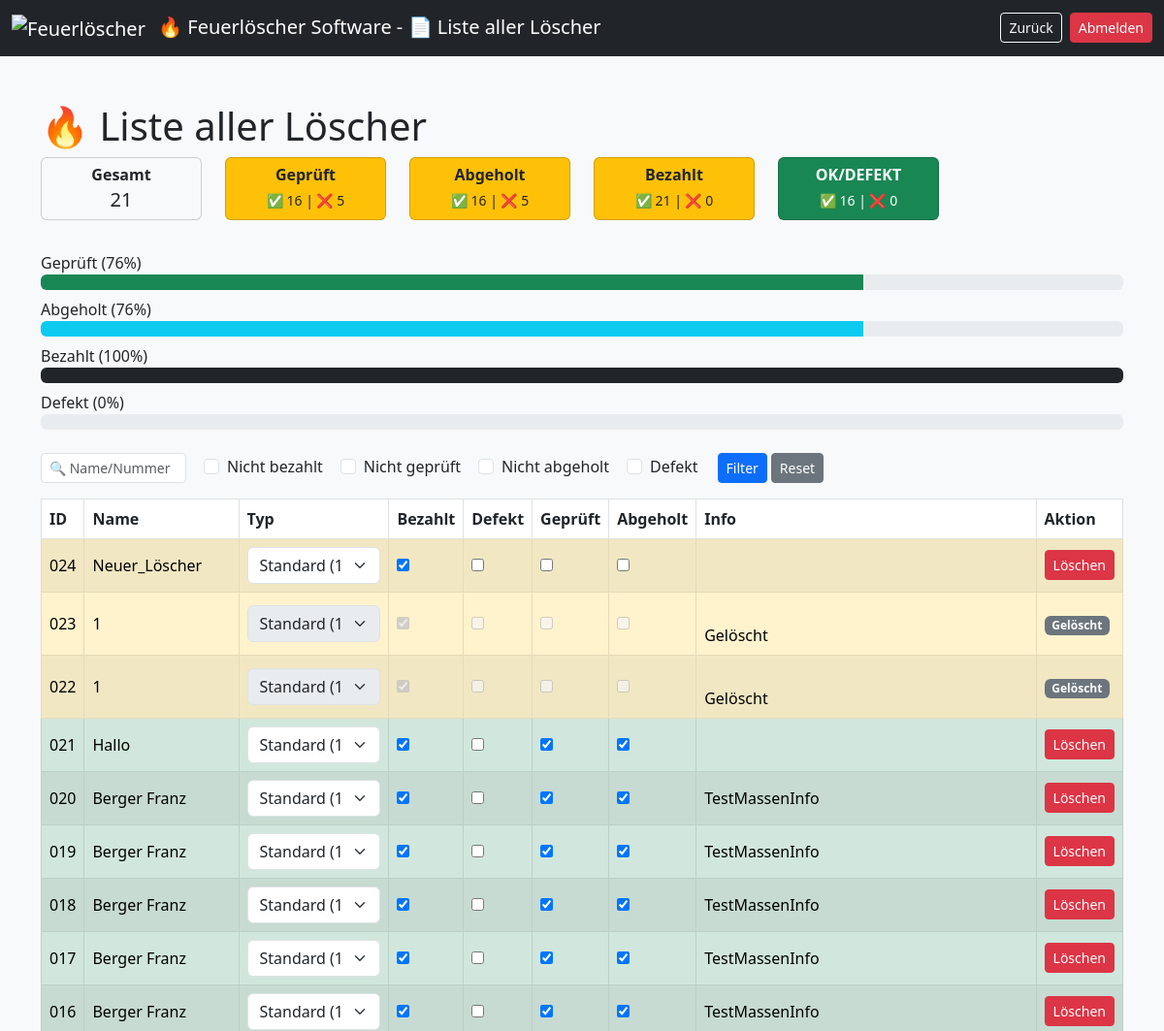
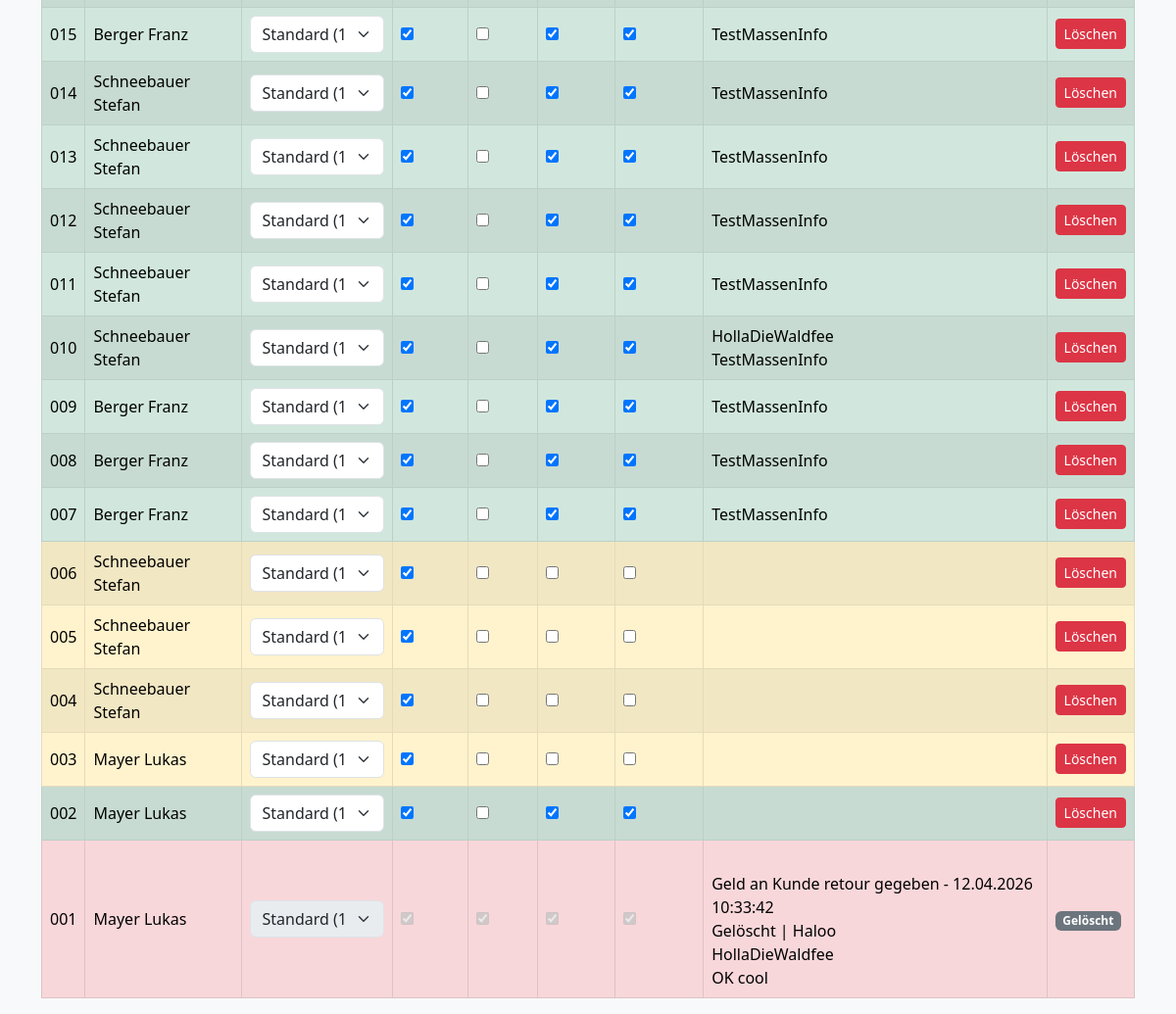
/liste.php (signed in), run on the app's committed database (2 pictures, top to bottom).
### tables this page shows
CREATE TABLE loescher (
    id INTEGER PRIMARY KEY AUTOINCREMENT,
    nummer TEXT UNIQUE,
    name TEXT,
    zeitstempel TEXT,
    typ TEXT,
    preis REAL,
    loeschertyp TEXT,
    menge REAL,
    einheit TEXT,
    etikett_gedruckt INTEGER,
    abholschein_gedruckt INTEGER,
    bezahlt INTEGER,
    geprueft INTEGER,
    abgeholt INTEGER,
    defekt INTEGER,
    info TEXT,
    active INTEGER
);

### liste.php (the view, shortened to what this page needs)
<?php
$db = getDB();
if (!function_exists('percent')) {
    function percent($teil, $gesamt) {
        return $gesamt > 0 ? round(($teil / $gesamt) * 100) : 0;
    }
}
function getStats($db) {
    $stats = [];
    $stats['gesamt'] = $db->querySingle("SELECT COUNT(*) FROM loescher WHERE active = 1");
    $stats['geprueft'] = $db->querySingle("SELECT COUNT(*) FROM loescher WHERE geprueft = 1 AND active = 1");
    $stats['nicht_geprueft'] = $db->querySingle("SELECT COUNT(*) FROM loescher WHERE geprueft = 0 AND active = 1");
    $stats['abgeholt'] = $db->querySingle("SELECT COUNT(*) FROM loescher WHERE abgeholt = 1 AND active = 1");
    $stats['nicht_abgeholt'] = $db->querySingle("SELECT COUNT(*) FROM loescher WHERE abgeholt = 0 AND active = 1");
    $stats['bezahlt'] = $db->querySingle("SELECT COUNT(*) FROM loescher WHERE bezahlt = 1 AND active = 1");
    $stats['nicht_bezahlt'] = $db->querySingle("SELECT COUNT(*) FROM loescher WHERE bezahlt = 0 AND active = 1");
    $stats['ok'] = $db->querySingle("SELECT COUNT(*) FROM loescher WHERE geprueft = 1 AND defekt = 0 AND active = 1");
    $stats['defekt'] = $db->querySingle("SELECT COUNT(*) FROM loescher WHERE defekt = 1 AND active = 1");
    $stats['p_defekt'] = percent($stats['defekt'], $stats['gesamt']);
    $stats['p_geprueft'] = percent($stats['geprueft'], $stats['gesamt']);
    $stats['p_abgeholt'] = percent($stats['abgeholt'], $stats['gesamt']);
    $stats['p_bezahlt'] = percent($stats['bezahlt'], $stats['gesamt']);
    return $stats;
}
$stats = getStats($db);
$where = [];
$whereSQL = count($where) ? "WHERE " . implode(" AND ", $where) : "";
$result = $db->query("SELECT * FROM loescher $whereSQL ORDER BY id DESC");
?>
<!DOCTYPE html>
<html>
<head>
<link href="https://cdn.jsdelivr.net/npm/bootstrap@5.3.0/dist/css/bootstrap.min.css" rel="stylesheet">
</head>
<body class="bg-light">
<nav class="navbar navbar-expand-lg navbar-dark bg-dark">
    <div class="container-fluid">
        <span class="navbar-brand">
            <img src="./images/Feuerlöscher.ico" alt="Feuerlöscher" width="24" height="24" class="me-2">
            &#128293; Feuerlöscher Software - &#128196; Liste aller Löscher
        </span>
        <div class="d-flex gap-2">
            <a href="index.php" class="btn btn-outline-light btn-sm">
                Zurück
            </a>
            <a href="?logout=1" class="btn btn-danger btn-sm">
                Abmelden
            </a>
        </div>
    </div>
</nav>
<div class="container mt-5">
<h1>&#128293; Liste aller Löscher</h1>
<div class="row mb-4">
    <div class="col-6 col-md-2">
        <div class="card text-center bg-light mb-2">
            <div class="card-body p-2">
                <h6 class="mb-1"><strong>Gesamt</strong></h6>
                <h5 class="mb-0" id="stat-gesamt"><?= $stats['gesamt'] ?></h5>
            </div>
        </div>
    </div>
    <div class="col-6 col-md-2">
        <div class="card text-center bg-warning mb-2">
            <div class="card-body p-2">
                <h6 class="mb-1"><strong>Geprüft</strong></h6>
                <small id="stat-geprueft">✅ <?= $stats['geprueft'] ?> | ❌ <?= $stats['nicht_geprueft'] ?></small>
            </div>
        </div>
    </div>
    <div class="col-6 col-md-2">
        <div class="card text-center bg-warning mb-2">
            <div class="card-body p-2">
                <h6 class="mb-1"><strong>Abgeholt</strong></h6>
                <small id="stat-abgeholt">✅ <?= $stats['abgeholt'] ?> | ❌ <?= $stats['nicht_abgeholt'] ?></small>
            </div>
        </div>
    </div>
    <div class="col-6 col-md-2">
        <div class="card text-center bg-warning mb-2">
            <div class="card-body p-2">
                <h6 class="mb-1"><strong>Bezahlt</strong></h6>
                <small id="stat-bezahlt">✅ <?= $stats['bezahlt'] ?> | ❌ <?= $stats['nicht_bezahlt'] ?></small>
            </div>
        </div>
    </div>
    <div class="col-6 col-md-2">
        <div class="card text-center bg-success text-white mb-2">
            <div class="card-body p-2">
                <h6 class="mb-1"><strong>OK/DEFEKT</strong></h6>
                <small id="stat-ok">✅ <?= $stats['ok'] ?> | ❌ <?= $stats['defekt'] ?></small>
            </div>
        </div>
    </div>
</div>
<div class="mb-4">
    <label>Geprüft (<span id="label-p-geprueft"><?= $stats['p_geprueft'] ?></span>%)</label>
    <div class="progress mb-2"><div class="progress-bar bg-success" id="bar-geprueft" style="width: <?= $stats['p_geprueft'] ?>%"></div></div>
    <label>Abgeholt (<span id="label-p-abgeholt"><?= $stats['p_abgeholt'] ?></span>%)</label>
    <div class="progress mb-2"><div class="progress-bar bg-info" id="bar-abgeholt" style="width: <?= $stats['p_abgeholt'] ?>%"></div></div>
    <label>Bezahlt (<span id="label-p-bezahlt"><?= $stats['p_bezahlt'] ?></span>%)</label>
    <div class="progress mb-2"><div class="progress-bar bg-dark" id="bar-bezahlt" style="width: <?= $stats['p_bezahlt'] ?>%"></div></div>
    <label>Defekt (<span id="label-p-defekt"><?= $stats['p_defekt'] ?></span>%)</label>
    <div class="progress mb-2"><div class="progress-bar bg-danger" id="bar-defekt" style="width: <?= $stats['p_defekt'] ?>%"></div></div>
</div>
<form method="get" class="row g-1 mb-3 align-items-center">
    <div class="col-auto">
        <input type="text" name="suche" class="form-control form-control-sm me-3" style="width:150px;"
               placeholder="🔍 Name/Nummer" value="<?= htmlspecialchars($_GET['suche'] ?? '') ?>">
    </div>
    <div class="col-auto form-check form-check-inline">
        <input type="checkbox" name="nicht_bezahlt" class="form-check-input" id="chkBezahlt" <?= isset($_GET['nicht_bezahlt'])?'checked':'' ?>>
        <label class="form-check-label" for="chkBezahlt">Nicht bezahlt</label>
    </div>
    <div class="col-auto form-check form-check-inline">
        <input type="checkbox" name="nicht_geprueft" class="form-check-input" id="chkGeprueft" <?= isset($_GET['nicht_geprueft'])?'checked':'' ?>>
        <label class="form-check-label" for="chkGeprueft">Nicht geprüft</label>
    </div>
    <div class="col-auto form-check form-check-inline">
        <input type="checkbox" name="nicht_abgeholt" class="form-check-input" id="chkAbgeholt" <?= isset($_GET['nicht_abgeholt'])?'checked':'' ?>>
        <label class="form-check-label" for="chkAbgeholt">Nicht abgeholt</label>
    </div>
    <div class="col-auto form-check form-check-inline">
        <input type="checkbox" name="defekt" class="form-check-input" id="chkDefekt" <?= isset($_GET['defekt'])?'checked':'' ?>>
        <label class="form-check-label" for="chkDefekt">Defekt</label>
    </div>
    <div class="col-auto">
        <button class="btn btn-primary btn-sm">Filter</button>
    </div>
    <div class="col-auto">
        <a href="liste.php" class="btn btn-secondary btn-sm">Reset</a>
    </div>
</form>
<table class="table table-bordered table-striped align-middle">
    <thead>
        <tr><th>ID</th><th>Name</th><th>Typ</th><th>Bezahlt</th><th>Defekt</th><th>Geprüft</th><th>Abgeholt</th><th>Info</th><th>Aktion</th></tr>
    </thead>
    <tbody>
    <?php while ($row = $result->fetchArray()):
        $rowClass = !$row['geprueft'] ? "table-warning" : (!$row['abgeholt'] ? "table-warning" : "table-info");
        if ($row['geprueft'] && $row['abgeholt'] && $row['bezahlt'] && !$row['defekt']) $rowClass="table-success";
        if ($row['defekt']) $rowClass="table-danger";
        $disabled = ($row['active'] == 0) ? 'disabled' : '';
    ?>
    <tr data-id="<?= $row['id'] ?>" class="<?= $rowClass ?> <?= !$row['active']?'row-inactive':'' ?>">
        <td><?= htmlspecialchars($row['nummer']) ?></td>
        <td><?= htmlspecialchars($row['name']) ?></td>
        <td>
            <select class="form-select typ-select" <?= $disabled ?>>
                <option value="Standard" <?= $row['typ']=="Standard"?"selected":"" ?>>Standard (<?= PREIS_STANDARD ?> €)</option>
            </select>
        </td>
        <td><input type="checkbox" class="cb-bezahlt" <?= $row['bezahlt']?'checked':'' ?> <?= $disabled ?>></td>
        <td><input type="checkbox" class="cb-defekt" <?= $row['defekt']?'checked':'' ?> <?= $disabled ?>></td>
        <td><input type="checkbox" class="cb-geprueft" <?= $row['geprueft']?'checked':'' ?> <?= $disabled ?>></td>
        <td><input type="checkbox" class="cb-abgeholt" <?= $row['abgeholt']?'checked':'' ?> <?= $disabled ?>></td>
        <td><?= nl2br(htmlspecialchars($row['info'])) ?></td>
        <td>
            <?php if ($row['active']): ?>
                <button class="btn btn-sm btn-danger btn-delete">Löschen</button>
            <?php else: ?>
                <span class="badge bg-secondary">Gelöscht</span>
            <?php endif; ?>
        </td>
    </tr>
    <?php endwhile; ?>
    </tbody>
    </table>
</div>
</body>
</html>

### data on the page
loescher: nummer "024", name "Neuer_Löscher", typ+active "Standard (15 €)", bezahlt "☑", shows "Löschen"
loescher: nummer "023", name "1", typ+active "Standard (15 €)", bezahlt "☑", info "Gelöscht"
loescher: nummer "022", name "1", typ+active "Standard (15 €)", bezahlt "☑", info "Gelöscht"
loescher: nummer "021", name "Hallo", typ+active "Standard (15 €)", bezahlt "☑", geprueft "☑", abgeholt "☑", shows "Löschen"
loescher: nummer "020", name "Berger Franz", typ+active "Standard (15 €)", bezahlt "☑", geprueft "☑", abgeholt "☑", info "TestMassenInfo", shows "Löschen"
loescher: nummer "019", name "Berger Franz", typ+active "Standard (15 €)", bezahlt "☑", geprueft "☑", abgeholt "☑", info "TestMassenInfo", shows "Löschen"
loescher: nummer "018", name "Berger Franz", typ+active "Standard (15 €)", bezahlt "☑", geprueft "☑", abgeholt "☑", info "TestMassenInfo", shows "Löschen"
loescher: nummer "017", name "Berger Franz", typ+active "Standard (15 €)", bezahlt "☑", geprueft "☑", abgeholt "☑", info "TestMassenInfo", shows "Löschen"
loescher: nummer "016", name "Berger Franz", typ+active "Standard (15 €)", bezahlt "☑", geprueft "☑", abgeholt "☑", info "TestMassenInfo", shows "Löschen"
loescher: nummer "015", name "Berger Franz", typ+active "Standard (15 €)", bezahlt "☑", geprueft "☑", abgeholt "☑", info "TestMassenInfo", shows "Löschen"
loescher: nummer "014", name "Schneebauer Stefan", typ+active "Standard (15 €)", bezahlt "☑", geprueft "☑", abgeholt "☑", info "TestMassenInfo", shows "Löschen"
loescher: nummer "013", name "Schneebauer Stefan", typ+active "Standard (15 €)", bezahlt "☑", geprueft "☑", abgeholt "☑", info "TestMassenInfo", shows "Löschen"
loescher: nummer "012", name "Schneebauer Stefan", typ+active "Standard (15 €)", bezahlt "☑", geprueft "☑", abgeholt "☑", info "TestMassenInfo", shows "Löschen"
loescher: nummer "011", name "Schneebauer Stefan", typ+active "Standard (15 €)", bezahlt "☑", geprueft "☑", abgeholt "☑", info "TestMassenInfo", shows "Löschen"
loescher: nummer "010", name "Schneebauer Stefan", typ+active "Standard (15 €)", bezahlt "☑", geprueft "☑", abgeholt "☑", info "HollaDieWaldfee TestMassenInfo", shows "Löschen"
loescher: nummer "009", name "Berger Franz", typ+active "Standard (15 €)", bezahlt "☑", geprueft "☑", abgeholt "☑", info "TestMassenInfo", shows "Löschen"
loescher: nummer "008", name "Berger Franz", typ+active "Standard (15 €)", bezahlt "☑", geprueft "☑", abgeholt "☑", info "TestMassenInfo", shows "Löschen"
loescher: nummer "007", name "Berger Franz", typ+active "Standard (15 €)", bezahlt "☑", geprueft "☑", abgeholt "☑", info "TestMassenInfo", shows "Löschen"
loescher: nummer "006", name "Schneebauer Stefan", typ+active "Standard (15 €)", bezahlt "☑", shows "Löschen"
loescher: nummer "005", name "Schneebauer Stefan", typ+active "Standard (15 €)", bezahlt "☑", shows "Löschen"
loescher: nummer "004", name "Schneebauer Stefan", typ+active "Standard (15 €)", bezahlt "☑", shows "Löschen"
loescher: nummer "003", name "Mayer Lukas", typ+active "Standard (15 €)", bezahlt "☑", shows "Löschen"
loescher: nummer "002", name "Mayer Lukas", typ+active "Standard (15 €)", bezahlt "☑", geprueft "☑", abgeholt "☑", shows "Löschen"
loescher: nummer "001", name "Mayer Lukas", typ+active "Standard (15 €)", bezahlt "☑", defekt "☑", geprueft "☑", abgeholt "☑", info "Geld an Kunde retour gegeben - 12.04.2026 10:33:42 Gelöscht | Haloo HollaDieWaldfee OK cool"

### other printed values
$stats['gesamt'] "21"
$stats['geprueft'] "16"
$stats['nicht_geprueft'] "5"
$stats['abgeholt'] "16"
$stats['nicht_abgeholt'] "5"
$stats['bezahlt'] "21"
$stats['nicht_bezahlt'] "0"
$stats['ok'] "16"
$stats['defekt'] "0"
$stats['p_geprueft'] "76"
$stats['p_abgeholt'] "76"
$stats['p_bezahlt'] "100"
$stats['p_defekt'] "0"
